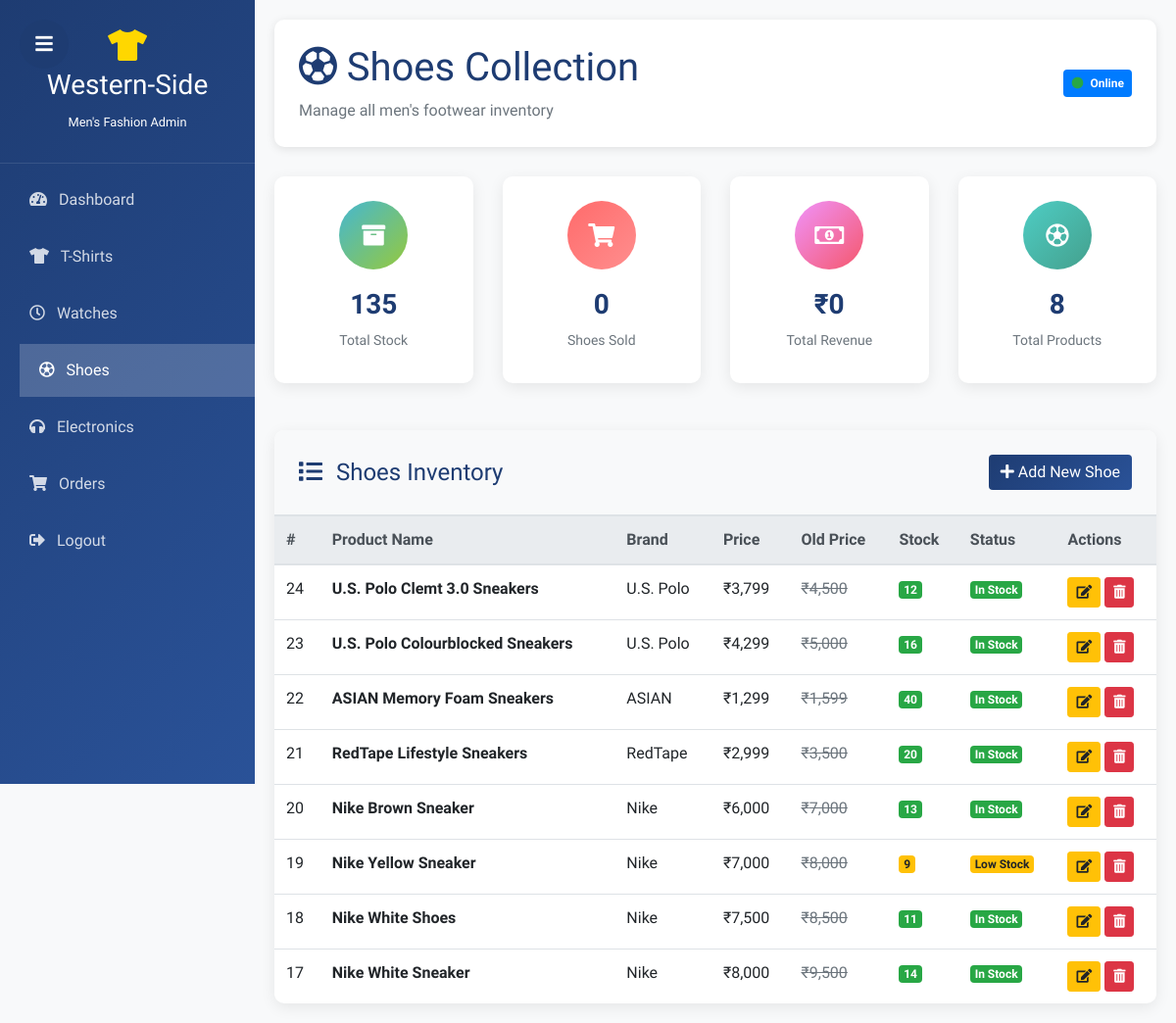
/Admin/shoes.php (signed in), run on the app's committed database.
### tables this page shows
CREATE TABLE `products` (
  `id`          int(11)       NOT NULL AUTO_INCREMENT,
  `name`        varchar(150)  NOT NULL,
  `description` text          DEFAULT NULL,
  `price`       int(11)       NOT NULL,
  `old_price`   int(11)       DEFAULT NULL,
  `category`    varchar(20)   DEFAULT 'other',
  `brand`       varchar(50)   DEFAULT NULL,
  `stock`       int(11)       DEFAULT 0,
  `image`       varchar(100)  DEFAULT 'default.jpg',
  `is_featured` tinyint(1)    DEFAULT 0,
  `status`      enum('active','inactive') DEFAULT 'active',
  `created_at`  timestamp     NOT NULL DEFAULT CURRENT_TIMESTAMP,
  PRIMARY KEY (`id`)
);

### Admin/shoes.php (the view, shortened to what this page needs)
<?php
$conn = mysqli_connect("localhost", "root", "", "ecommerce");
$stock_q = "SELECT SUM(stock) as total FROM products WHERE category='shoes' AND status='active'";
$stock_r  = mysqli_query($conn, $stock_q);
$total_stock = ($stock_r) ? mysqli_fetch_assoc($stock_r)['total'] : 0;
$sold_q = "SELECT COUNT(*) as total FROM users_products up
            JOIN products p ON up.item_id = p.id
            WHERE p.category='shoes' AND up.status='Confirmed'";
$sold_r  = mysqli_query($conn, $sold_q);
$total_sold = ($sold_r) ? mysqli_fetch_assoc($sold_r)['total'] : 0;
$rev_q = "SELECT SUM(p.price) as total FROM users_products up
           JOIN products p ON up.item_id = p.id
           WHERE p.category='shoes' AND up.status='Confirmed'";
$rev_r  = mysqli_query($conn, $rev_q);
$total_revenue = ($rev_r) ? mysqli_fetch_assoc($rev_r)['total'] : 0;
$count_q = "SELECT COUNT(*) as total FROM products WHERE category='shoes'";
$count_r  = mysqli_query($conn, $count_q);
$total_products = ($count_r) ? mysqli_fetch_assoc($count_r)['total'] : 0;
$products_q = "SELECT * FROM products WHERE category='shoes' ORDER BY id DESC";
$products_r  = mysqli_query($conn, $products_q);
?>
<!DOCTYPE html>
<html lang="en">
<head>
    <link rel="stylesheet" href="https://stackpath.bootstrapcdn.com/bootstrap/4.1.3/css/bootstrap.min.css">
    <link rel="stylesheet" href="https://cdnjs.cloudflare.com/ajax/libs/font-awesome/5.15.4/css/all.min.css">
    <link rel="stylesheet" href="https://cdnjs.cloudflare.com/ajax/libs/font-awesome/5.15.4/css/v4-shims.min.css">
</head>
<body>
<button id="toggleBtn" class="mobile-toggle">
    <i class="fa fa-bars"></i>
</button>
<div class="sidebar" id="sidebar">
    <div class="logo">
        <i class="fa fa-tshirt fa-2x mb-2" style="color: #ffd700;"></i>
        <h3>Western-Side</h3>
        <small>Men's Fashion Admin</small>
    </div>
    <nav class="nav flex-column mt-2">
        <a class="nav-link" href="index.php">
            <i class="fa fa-tachometer mr-2"></i> Dashboard
        </a>
        <a class="nav-link" href="tshirts.php">
            <i class="fa fa-tshirt mr-2"></i> T-Shirts
        </a>
        <a class="nav-link" href="watches.php">
            <i class="fa fa-clock-o mr-2"></i> Watches
        </a>
        <a class="nav-link active" href="shoes.php">
            <i class="fa fa-soccer-ball-o mr-2"></i> Shoes
        </a>
        <a class="nav-link" href="electronics.php">
            <i class="fa fa-headphones mr-2"></i> Electronics
        </a>
        <a class="nav-link" href="orders.php">
            <i class="fa fa-shopping-cart mr-2"></i> Orders
        </a>
        <a class="nav-link text-danger" href="?logout=1">
            <i class="fa fa-sign-out mr-2"></i> Logout
        </a>
    </nav>
</div>
<div class="main-content" id="mainContent">
    <div class="page-header">
        <div class="row align-items-center">
            <div class="col-md-6">
                <h1 style="color: #1e3c72; font-family: 'Delius Swash Caps', cursive;">
                    <i class="fa fa-soccer-ball-o"></i> Shoes Collection
                </h1>
                <p class="mb-0 text-muted">Manage all men's footwear inventory</p>
            </div>
            <div class="col-md-6 text-md-right">
                <span class="badge badge-primary p-2">
                    <i class="fa fa-circle text-success mr-1"></i> Online
                </span>
            </div>
        </div>
    </div>
    <div class="row mb-4">
        <div class="col-md-3 mb-4">
            <div class="stat-card stat-stock">
                <div class="stat-icon"><i class="fa fa-archive"></i></div>
                <div class="stat-number"><?php echo $total_stock ? $total_stock : 0; ?></div>
                <div class="stat-label">Total Stock</div>
            </div>
        </div>
        <div class="col-md-3 mb-4">
            <div class="stat-card stat-sold">
                <div class="stat-icon"><i class="fa fa-shopping-cart"></i></div>
                <div class="stat-number"><?php echo $total_sold; ?></div>
                <div class="stat-label">Shoes Sold</div>
            </div>
        </div>
        <div class="col-md-3 mb-4">
            <div class="stat-card stat-revenue">
                <div class="stat-icon"><i class="fa fa-money"></i></div>
                <div class="stat-number">₹<?php echo number_format($total_revenue); ?></div>
                <div class="stat-label">Total Revenue</div>
            </div>
        </div>
        <div class="col-md-3 mb-4">
            <div class="stat-card stat-total">
                <div class="stat-icon"><i class="fa fa-soccer-ball-o"></i></div>
                <div class="stat-number"><?php echo $total_products; ?></div>
                <div class="stat-label">Total Products</div>
            </div>
        </div>
    </div>
    <div class="table-responsive">
        <div class="table-header d-flex justify-content-between align-items-center">
            <h4 style="color: #1e3c72; margin: 0;">
                <i class="fa fa-list mr-2"></i> Shoes Inventory
            </h4>
            <a href="add_product.php" class="btn btn-admin text-white">
                <i class="fa fa-plus"></i> Add New Shoe
            </a>
        </div>
        <table class="table table-hover mb-0">
            <thead class="thead-light">
                <tr>
                    <th>#</th>
                    <th>Product Name</th>
                    <th>Brand</th>
                    <th>Price</th>
                    <th>Old Price</th>
                    <th>Stock</th>
                    <th>Status</th>
                    <th>Actions</th>
                </tr>
            </thead>
            <tbody>
            <?php if($products_r && mysqli_num_rows($products_r) > 0): ?>
                <?php while($row = mysqli_fetch_assoc($products_r)): ?>
                <?php
                    if($row['stock'] == 0){
                        $stock_badge  = 'badge-danger';
                        $stock_label  = 'Out of Stock';
                        $status_badge = 'badge-danger';
                    } elseif($row['stock'] <= 10){
                        $stock_badge  = 'badge-warning';
                        $stock_label  = 'Low Stock';
                        $status_badge = 'badge-warning';
                    } else {
                        $stock_badge  = 'badge-success';
                        $stock_label  = 'In Stock';
                        $status_badge = 'badge-success';
                    }
                ?>
                <tr>
                    <td><?php echo $row['id']; ?></td>
                    <td><strong><?php echo htmlspecialchars($row['name']); ?></strong></td>
                    <td><?php echo isset($row['brand']) ? htmlspecialchars($row['brand']) : '--'; ?></td>
                    <td>₹<?php echo number_format($row['price']); ?></td>
                    <td>
                        <?php if(isset($row['old_price']) && $row['old_price'] > 0): ?>
                            <span class="text-muted"><s>₹<?php echo number_format($row['old_price']); ?></s></span>
                        <?php else: ?>
                            --
                        <?php endif; ?>
                    </td>
                    <td>
                        <span class="badge <?php echo $stock_badge; ?>">
                            <?php echo isset($row['stock']) ? $row['stock'] : '--'; ?>
                        </span>
                    </td>
                    <td>
                        <span class="badge <?php echo $status_badge; ?>">
                            <?php echo $stock_label; ?>
                        </span>
                    </td>
                    <td>
                        <a href="edit_product.php?id=<?php echo $row['id']; ?>" class="btn btn-sm btn-warning">
                            <i class="fa fa-edit"></i>
                        </a>
                        <a href="delete_product.php?id=<?php echo $row['id']; ?>"
                           class="btn btn-sm btn-danger"
                           onclick="return confirm('Delete this product?')">
                            <i class="fa fa-trash"></i>
                        </a>
                    </td>
                </tr>
                <?php endwhile; ?>
            <?php endif; ?>
            </tbody>
        </table>
    </div>
</div><script src="https://code.jquery.com/jquery-3.3.1.slim.min.js"></script>
</body>
</html>

### Admin/shoes.php (style rules this page uses)
body { font-family: 'Andika', sans-serif; background: #f8f9fa; }
.sidebar { height: 100vh; background: linear-gradient(135deg, #1e3c72 0%, #2a5298 100%); position: fixed; width: 260px; top: 0; left: 0; z-index: 1030; transition: all 0.3s; overflow-y: auto; }
.sidebar .logo { padding: 30px 20px; text-align: center; border-bottom: 1px solid rgba(255,255,255,0.1); color: white; font-family: 'Delius Swash Caps', cursive; }
.sidebar .nav-link { color: rgba(255,255,255,0.8) !important; padding: 15px 20px !important; border-radius: 0; margin: 2px 10px; transition: all 0.3s; }
.sidebar .nav-link:hover, .sidebar .nav-link.active { background: rgba(255,255,255,0.2) !important; color: white !important; transform: translateX(10px); }
.main-content { margin-left: 260px; padding: 20px; min-height: 100vh; }
.page-header { background: white; padding: 25px; border-radius: 10px; box-shadow: 0 2px 10px rgba(0,0,0,0.1); margin-bottom: 30px; }
.stat-card { background: white; padding: 25px; border-radius: 10px; box-shadow: 0 4px 15px rgba(0,0,0,0.08); transition: all 0.3s; text-align: center; height: 100%; }
.stat-icon { width: 70px; height: 70px; border-radius: 50%; display: flex; align-items: center; justify-content: center; margin: 0 auto 15px; font-size: 24px; }
.stat-stock .stat-icon { background: linear-gradient(135deg, #45b7d1, #96c93d); color: white; }
.stat-sold .stat-icon { background: linear-gradient(135deg, #ff6b6b, #ff8e8e); color: white; }
.stat-revenue .stat-icon { background: linear-gradient(135deg, #f093fb, #f5576c); color: white; }
.stat-total .stat-icon { background: linear-gradient(135deg, #4ecdc4, #44a08d); color: white; }
.stat-number { font-size: 28px; font-weight: bold; color: #1e3c72; margin-bottom: 5px; }
.stat-label { color: #6c757d; font-size: 14px; margin-bottom: 8px; }
.table-responsive { background: white; border-radius: 10px; box-shadow: 0 4px 15px rgba(0,0,0,0.08); overflow: hidden; }
.table-header { padding: 25px; background: #f8f9fa; border-bottom: 1px solid #dee2e6; }
.btn-admin { background: linear-gradient(135deg, #1e3c72, #2a5298); border: none; }
.mobile-toggle { position: fixed; top: 20px; left: 20px; z-index: 1040; background: rgba(30,60,114,0.9); border: none; color: white; width: 50px; height: 50px; border-radius: 50%; font-size: 20px; display: flex; align-items: center; justify-content: center; }

### data on the page
products: id "24", name "U.S. Polo Clemt 3.0 Sneakers", brand "U.S. Polo", price "3,799", old_price "4,500", stock "12", stock "In Stock"
products: id "23", name "U.S. Polo Colourblocked Sneakers", brand "U.S. Polo", price "4,299", old_price "5,000", stock "16", stock "In Stock"
products: id "22", name "ASIAN Memory Foam Sneakers", brand "ASIAN", price "1,299", old_price "1,599", stock "40", stock "In Stock"
products: id "21", name "RedTape Lifestyle Sneakers", brand "RedTape", price "2,999", old_price "3,500", stock "20", stock "In Stock"
products: id "20", name "Nike Brown Sneaker", brand "Nike", price "6,000", old_price "7,000", stock "13", stock "In Stock"
products: id "19", name "Nike Yellow Sneaker", brand "Nike", price "7,000", old_price "8,000", stock "9", stock "Low Stock"
products: id "18", name "Nike White Shoes", brand "Nike", price "7,500", old_price "8,500", stock "11", stock "In Stock"
products: id "17", name "Nike White Sneaker", brand "Nike", price "8,000", old_price "9,500", stock "14", stock "In Stock"

### other printed values
$total_stock "135"
$total_sold "0"
$total_revenue "0"
$total_products "8"
